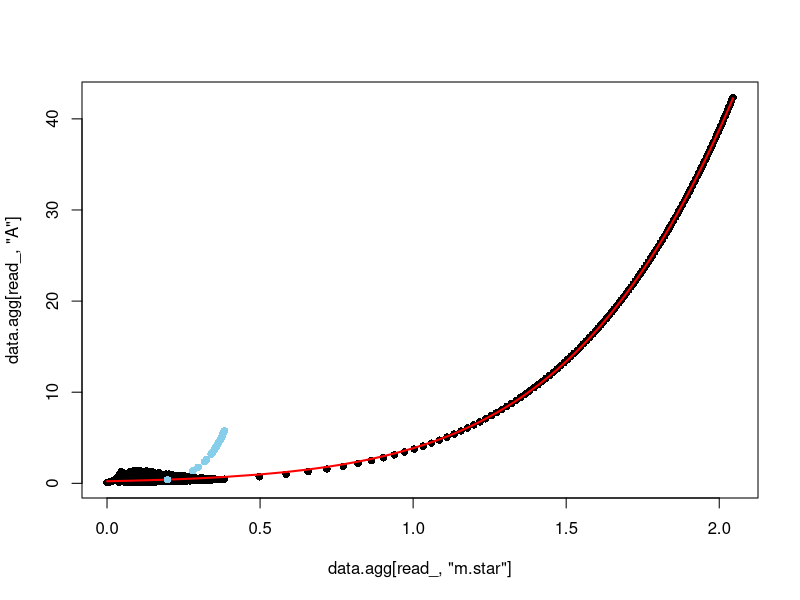
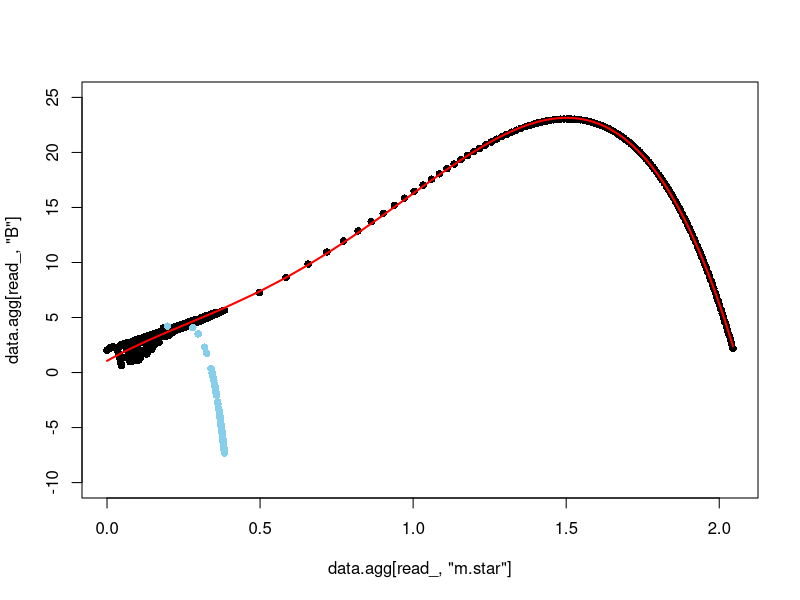

Write R code to recreate these figures, in order.
# working folder
setwd("~/Science/ctbi12/PartI.outliers/step6_plots/FIG1/")

spatial.agg <- function(df,xy.step,xlim,ylim)
{
  x.start <- xlim[1]+xy.step/2
  y.start <- ylim[1]+xy.step/2
  
  seq.x <- seq(from=x.start,to=xlim[2],by=xy.step)
  seq.y <- seq(from=y.start,to=ylim[2],by=xy.step)
  N <- length(seq.x)*length(seq.y)
  df.agg <- data.frame(x=rep(NA,N),y=rep(NA,N),A=rep(NA,N),B=rep(NA,N),stringsAsFactors = F)
  k.loop <- 0
  
  for(i in 1:length(seq.x))
  {
    for(j in 1:length(seq.y))
    {
      read_ <- ((seq.x[i]-xy.step/2) <= df[,'x'] & df[,'x'] < (seq.x[i]+xy.step/2))  & ((seq.y[j]-xy.step/2) <= df[,'y'] & df[,'y'] < (seq.y[j]+xy.step/2))
      k.loop <- k.loop+1
      df.agg[k.loop,'x'] <- seq.x[i]
      df.agg[k.loop,'y'] <- seq.y[j]
      if(sum(read_) > 0)
      {
        df.agg[k.loop,'A'] <- mean(df[read_,'A'])
        df.agg[k.loop,'B'] <- mean(df[read_,'B'])
      }else
      {
        df.agg[k.loop,'A'] <- NA
        df.agg[k.loop,'B'] <- NA
      }
    }
  }
  
  df.agg <- df.agg[!is.na(df.agg[,'A']),]
  
  return(df.agg)
}

library(viridis)
library(ggplot2)

data <- read.table('data.alpha_AB_v10.csv',sep=',',header=T,stringsAsFactors = F)
pearson.family <- c('normal','gamma','inverse gamma','betaprime','student','pearson IV')
data.pearson <- data[data[,'distribution'] %in% pearson.family,]

# pearson family
if(0)
{
  spatial.agg <- function(df,xy.step,xlim,ylim)
  {
    x.start <- xlim[1]+xy.step/2
    y.start <- ylim[1]+xy.step/2
    
    seq.x <- seq(from=x.start,to=xlim[2],by=xy.step)
    seq.y <- seq(from=y.start,to=ylim[2],by=xy.step)
    N <- length(seq.x)*length(seq.y)
    df.agg <- data.frame(x=rep(NA,N),y=rep(NA,N),A=rep(NA,N),B=rep(NA,N),stringsAsFactors = F)
    k.loop <- 0
    
    for(i in 1:length(seq.x))
    {
      for(j in 1:length(seq.y))
      {
        read_ <- ((seq.x[i]-xy.step/2) <= df[,'x'] & df[,'x'] < (seq.x[i]+xy.step/2))  & ((seq.y[j]-xy.step/2) <= df[,'y'] & df[,'y'] < (seq.y[j]+xy.step/2))
        k.loop <- k.loop+1
        df.agg[k.loop,'x'] <- seq.x[i]
        df.agg[k.loop,'y'] <- seq.y[j]
        if(sum(read_) > 0)
        {
          df.agg[k.loop,'A'] <- mean(df[read_,'A'])
          df.agg[k.loop,'B'] <- mean(df[read_,'B'])
        }else
        {
          df.agg[k.loop,'A'] <- NA
          df.agg[k.loop,'B'] <- NA
        }
      }
    }
    
    df.agg <- df.agg[!is.na(df.agg[,'A']),]
    
    return(df.agg)
  }
  
  df <- data.frame(x=data.pearson[,'kurtosis']-3,y=data.pearson[,'skewness']^2,A=data.pearson[,'A'],B=data.pearson[,'B'],stringsAsFactors = F)
  df <- spatial.agg(df,0.1,xlim=c(0,6),ylim=c(0,4))
  
  
  plot.A.pearson <- ggplot(df, aes(x,y)) + 
  geom_point(aes(colour = A)) + 
  scale_color_viridis(option = "D") +
  theme_bw() +
  theme(axis.line = element_line(colour = "black"),
        panel.grid.major = element_blank(),
        panel.grid.minor = element_blank(),
        panel.border = element_blank(),
        panel.background = element_blank())
  

  
  plot.B.pearson <- ggplot(df,aes(x,y)) + 
  geom_point(aes(colour = B)) + 
  scale_color_viridis(option = "D") +
  theme_bw() +
  theme(axis.line = element_line(colour = "black"),
        panel.grid.major = element_blank(),
        panel.grid.minor = element_blank(),
        panel.border = element_blank(),
        panel.background = element_blank())


  
  print(plot.A.pearson)
  print(plot.B.pearson)
}

# all distributions
if(1)
{
  # there are too many points (~6000). I need to reduce the number to less than 1000.
  # I keep all the weibull points for m.star > 0.45
  # I randomly select points for each distribution below
  
  m.threshold <- 0.45
  
  data.upset <- data[data[,'m.star'] > m.threshold,]
  
  data.subset <- data[data[,'m.star'] < m.threshold,]
  
  data.agg <- data.subset[1,]
  data.agg <- data.agg[-1,]
  
  all.dist <- unique(data.subset[,'distribution'])
  
  for(i in 1:length(all.dist))
  {
    ds <- data.subset[all.dist[i] == data.subset[,'distribution'],]
    n.s <- length(ds[,1])
    
    if(n.s < 100)
    {
      data.agg <- rbind(data.agg,ds)
    }else
    {
      data.agg <- rbind(data.agg,ds[sample(1:n.s,100),])
    }
  }
  
  data.agg <- rbind(data.agg,data.upset)
  
  data.agg[data.agg[,'distribution'] != 'frechet','distribution'] <- 'good'


  x <- data.agg[,'m.star']
  a1 <- 0.2294
  a2 <- 2.9416
  a3 <- -0.0512
  a4 <- -0.0684
  y.A <- a1*exp(a2*x+a3*x^2+a4*x^3)
  
  b1 <- 1.0585
  b2 <- 15.6960
  b3 <- -17.3618
  b4 <- 28.3511
  b5 <- -11.4726
  y.B <- b1+b2*x+b3*(x^2)+b4*(x^3)+b5*(x^4)
  
  data.agg <- data.frame(data.agg,A.fit = y.A, B.fit = y.B, stringsAsFactors = F)
  data.agg <- data.agg[order(data.agg[,'m.star']),]
  
  read_ <- data.agg[,'distribution'] == 'good'
  
  plot(data.agg[read_,'m.star'],data.agg[read_,'A'],pch=16)
  lines(data.agg[read_,'m.star'],data.agg[read_,'A.fit'],col='red',lwd=2)
  points(data.agg[!read_,'m.star'],data.agg[!read_,'A'],col='skyblue',pch=16)
  
  plot(data.agg[read_,'m.star'],data.agg[read_,'B'],ylim=c(-10,25),pch=16)
  lines(data.agg[read_,'m.star'],data.agg[read_,'B.fit'],col='red',lwd=2)
  points(data.agg[!read_,'m.star'],data.agg[!read_,'B'],col='skyblue',pch=16)
  
}
